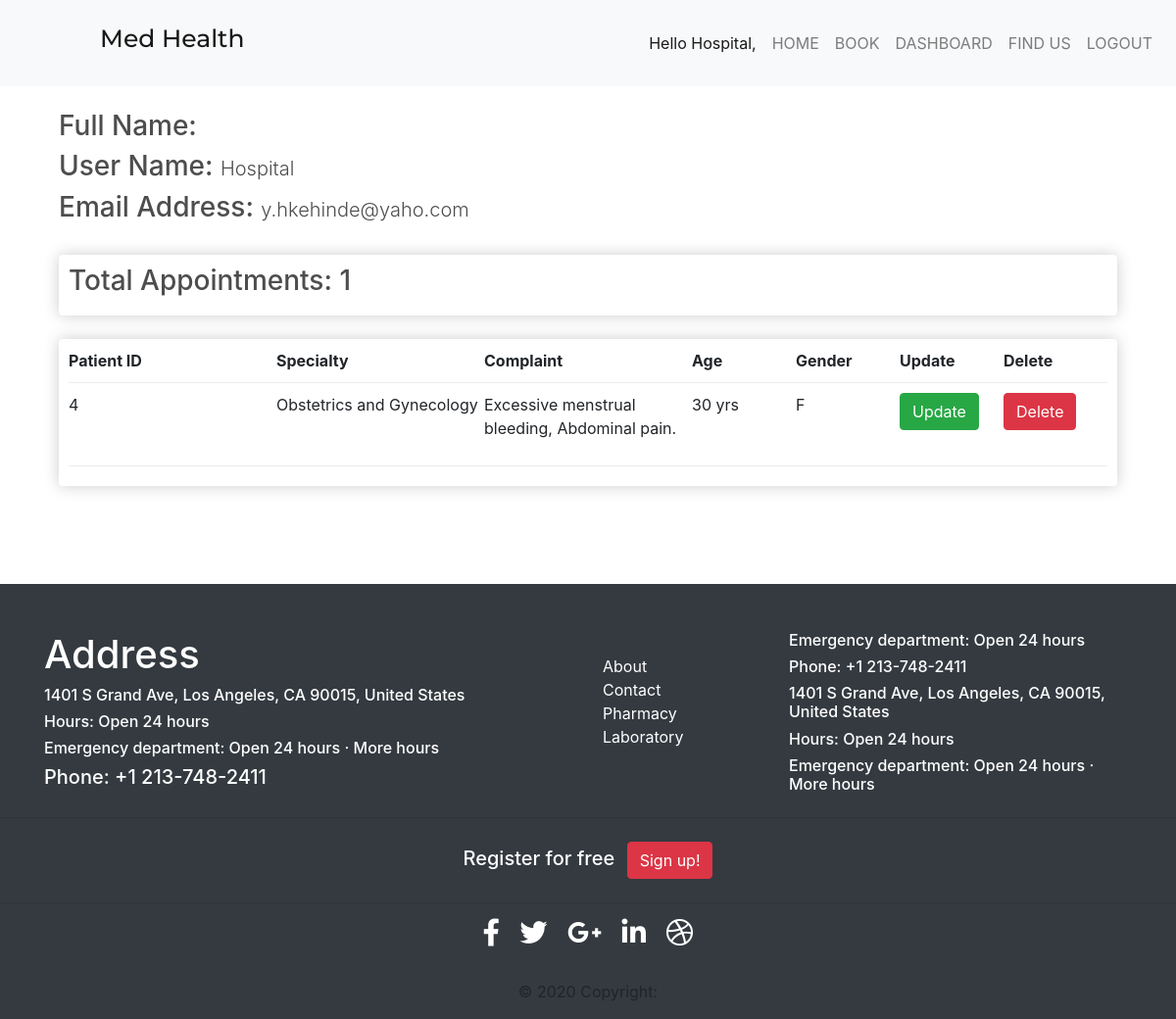
Before: /dashboard/ (signed in) with the older database file.
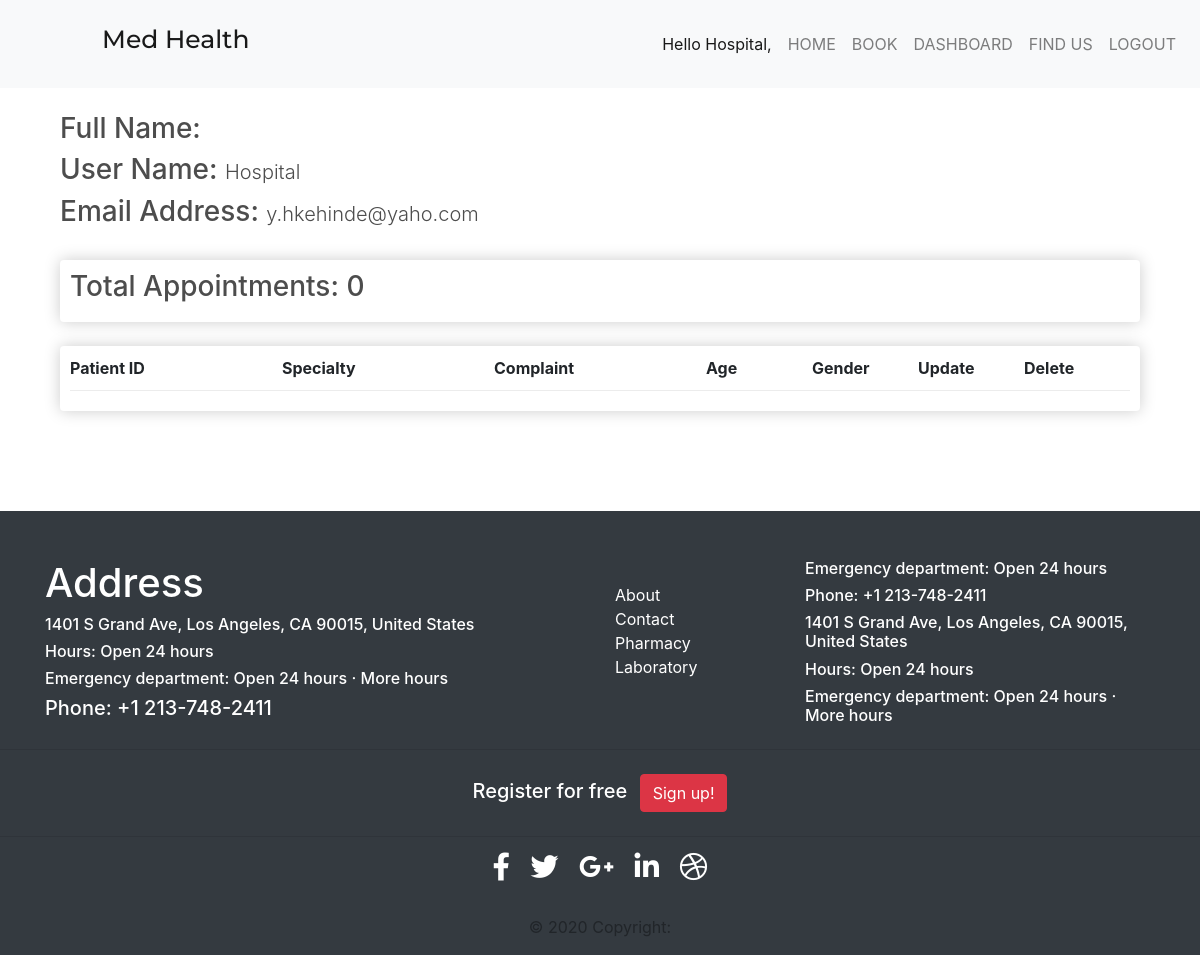
After: the same page with the newer database file.
### patient_app/models.py (models this page shows, shortened)
class BookDoctor(models.Model):
    CHOICES = (
        ('M', 'Male'),
        ('F', 'Female'),
    )
    patient_name = models.CharField(null = True, blank = True, max_length=100)
    patient_age = models.IntegerField(default = 0)
    patient_gender = models.CharField(max_length=100, choices= CHOICES, blank=True , null=True)
    patient_specialty = models.ForeignKey(Specialty, null = True, blank = True, on_delete = models.SET_NULL)
    patient_complaint = models.CharField(max_length=200, blank=True , null=True)
    date_booked = models.DateTimeField(auto_now_add=True)
    appointment_date = models.DateTimeField(auto_now_add=True)

### doctor_app/models.py (models this page shows)
class Specialty(models.Model):
    specialty_name = models.CharField(max_length=200, blank=True , null=True)
    specialty_description = models.CharField(max_length=200, blank=True , null=True)
    email = models.EmailField(max_length=100, blank=True, null=True)
    def __str__(self):
        return self.specialty_name

### patient_app/views.py (the view)
# urls.py: path('dashboard/', views.dashboard, name = 'dashboard'),
@login_required
def dashboard(request):
    patients = BookDoctor.objects.all()
    profile = Profile.objects.all()
    return render(request, 'patients/dashboard.html', {'profile': profile, 'patients': patients})

### templates/patients/dashboard.html (shortened to what this page needs)
{% extends 'base.html' %}
{% block content %}
<div class="container">
  <br>
  <div class = "container">
    <h3>Full Name:  </h3>
    <h3> User Name: <span class = "lead">{{user.username |title }}</span></h3>
    <h3> Email Address: <span class = "lead">{{user.email}}</span></h3>
  </div>
  <br />
  <div class="container">
    <div class="row">
      <div class="col-md-12">
        <div class="box-element">
          <h3>Total Appointments: {{patients.count}}</h3>
        </div>
        <br />
        <div class="box-element">
          <div class="patient-row">
            <div style="flex: 2"><strong>Patient ID</strong></div>
            <div style="flex: 2"><strong>Specialty</strong></div>
            <div style="flex: 2"><strong>Complaint</strong></div>
            <div style="flex: 1"><strong>Age</strong></div>
            <div style="flex: 1"><strong>Gender</strong></div>
            <div style="flex: 1"><strong>Update</strong></div>
            <div style="flex: 1"><strong>Delete</strong></div>
          </div>
          {% for patient in patients %}
          <div class="patient-row">
            <div style="flex: 2"><p>{{patient.id}}</p></div>
            <div style="flex: 2"><p>{{patient.patient_specialty}}</p></div>
            <div style="flex: 2"><p>{{patient.patient_complaint}}</p></div>
            <div style="flex: 1"><p>{{patient.patient_age}} yrs</p></div>
            <div style="flex: 1">
              <p class="quantity">{{patient.patient_gender}}</p>
            </div>
            <div style="flex: 1">
              <a href="{% url 'patient_update' patient.id %}">
                  <input
                  type="submit"
                  value="Update"
                  class="btn btn-success"
                  type="button"
                />
              </a>
            </div>
            <br>
            <div style="flex: 1">
              <form action="/delete/{{patient.id}}" method="POST">
                <input
                  type="submit"
                  value="Delete"
                  class="btn btn-danger"
                  type="button"
                />
              </form>
            </div>
          </div>
          {% endfor %}
        </div>
      </div>
    </div>
  </div>
  </div>
{% endblock %}

### templates/base.html (shortened to what this page needs)
{% load static %}
<!DOCTYPE html>
<html lang="en">
<head>
    <link rel="stylesheet" href="{% static 'css/main.css' %}">
     <link
     rel="stylesheet"
     href="https://stackpath.bootstrapcdn.com/bootstrap/4.5.0/css/bootstrap.min.css"
   />
     <link
     rel="stylesheet"
     href="https://cdnjs.cloudflare.com/ajax/libs/font-awesome/5.11.2/css/all.min.css"
   />
   <link href="https://unpkg.com/aos@2.3.1/dist/aos.css" rel="stylesheet">
</head>
<body>
    <nav class="navbar navbar-expand-lg navbar-light bg-light">
        <a class="nav-link" href=""><h1 class="navbar-brand" style = "font-size: 25px">Med Health</h1></a>
        <div class="collapse navbar-collapse" id="navbarNav">
          <ul class="nav navbar-nav ml-auto">
            {% if user.is_authenticated %}
              <li class="nav-item active">
                <a class="nav-link active" href="">Hello {{user.username | title}}, <span class="sr-only">(current)</span></a>
              </li>
              <li class="nav-item">
                <a class="nav-link" href="{% url 'home' %}">HOME</a>
              </li>
              <li class="nav-item">
                <a class="nav-link" href="{% url 'book'%}">BOOK</a>
              </li>
              <li class="nav-item">
                <a class="nav-link" href="{% url 'dashboard'%}">DASHBOARD</a>
              </li>
              <li class="nav-item">
                <a class="nav-link" href="{% url 'map'%}">FIND US</a>
              </li>
              <li class="nav-item">
                <a class="nav-link" href="{% url 'logout'%}">LOGOUT</a>
              </li>
            {% endif %}
          </ul>
     </nav>
    {% block content %}
    {% endblock %}
<footer class="bg-dark ">
  <div class="container">
    <br><br>
    <div class="row">
      <div class="col-md-6 ">
        <div class = "footer-text">
          <h1>Address</h1>
          <h6>1401 S Grand Ave, Los Angeles, CA 90015, United States</h6>
          <h6>Hours: Open 24 hours</h6>
          <h6>Emergency department: Open 24 hours · More hours</h6>
          <h5>Phone: +1 213-748-2411</h5>
        </div>
      </div>
      <div class="col-md-2 mx-auto">
        <br>
        <ul class="list-unstyled footer-text">
          <li>
            <a href="#!">About</a>
          </li>
          <li>
            <a href="#!">Contact</a>
          </li>
          <li>
            <a href="#!">Pharmacy</a>
          </li>
          <li>
            <a href="#!">Laboratory</a>
          </li>
        </ul>
      </div>
      <div class="col-md-4 mx-auto text-white">
        <h6>Emergency department: Open 24 hours</h6>
        <h6>Phone: +1 213-748-2411</h6>
        <h6>1401 S Grand Ave, Los Angeles, CA 90015, United States</h6>
        <h6>Hours: Open 24 hours</h6>
        <h6>Emergency department: Open 24 hours · More hours</h6>
      </div>
    </div>
  </div>
  <hr>
  <ul class="list-unstyled list-inline text-center py-2">
    <li class="list-inline-item">
      <h5 class="mb-1">Register for free</h5>
    </li>
    <li class="list-inline-item">
      <a href="{% url 'register'%}" class="btn btn-danger btn-rounded">Sign up!</a>
    </li>
  </ul>
  <hr>
  <ul class="list-unstyled list-inline text-center">
    <li class="list-inline-item">
      <a class="btn-floating btn-fb mx-1">
        <i class="fab fa-facebook-f"> </i>
      </a>
    </li>
    <li class="list-inline-item">
      <a class="btn-floating btn-tw mx-1">
        <i class="fab fa-twitter"> </i>
      </a>
    </li>
    <li class="list-inline-item">
      <a class="btn-floating btn-gplus mx-1">
        <i class="fab fa-google-plus-g"> </i>
      </a>
    </li>
    <li class="list-inline-item">
      <a class="btn-floating btn-li mx-1">
        <i class="fab fa-linkedin-in"> </i>
      </a>
    </li>
    <li class="list-inline-item">
      <a class="btn-floating btn-dribbble mx-1">
        <i class="fab fa-dribbble"> </i>
      </a>
    </li>
  </ul>
  <div class="footer-copyright text-center py-3">© 2020 Copyright:
  </div>
</footer>
</body>
</html>

### doctor_app/static/css/main.css (style rules this page uses)
html,body { position: relative; overflow-x: hidden; }
body { background-color: hsl(0, 0%, 98%); }
h1, h2, h3, h4, h5, h6 { color: hsl(0, 0%, 30%); }
.box-element { box-shadow: hsl(0, 0%, 80%) 0 0 16px; background-color: #fff; border-radius: 4px; padding: 10px; }
.patient-row { display: flex; align-items: flex-stretch; padding-bottom: 10px; margin-bottom: 10px; border-bottom: 1px solid #ececec; }
.navbar-brand { margin-left: 70px; font-family: 'montserrat'; }
.navbar-nav li a { font-size: 15x !important; }
.navbar { padding: 0px 0px; }
.footer-text h1,h6, h5 { color: white; }
.footer-text li a { color: white; }
.fab { font-size: 28px; color: white; }
footer { margin-top: 100px; }

Changed rows visible on the page:
removed BookDoctor: id "4", patient_specialty "Obstetrics and Gynecology", patient_complaint "Excessive menstrual bleeding, Abdominal pain.", patient_age "30", patient_gender "F"
Other visible differences:
{{ patients.count }}: "1" → "0"
